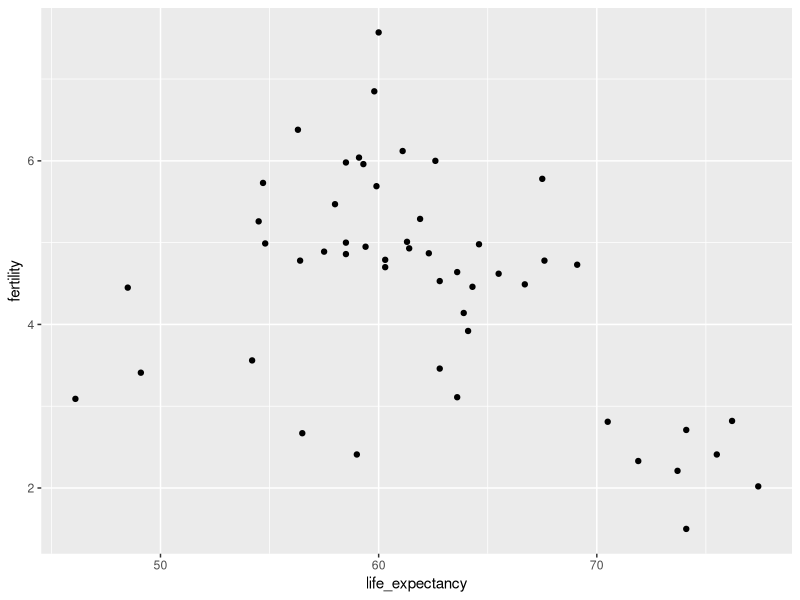

Write the R code that produced this figure.
library(dplyr)
library(ggplot2)
library(dslabs)
data(gapminder)



## fill out the missing parts in filter and aes
gapminder %>% filter(continent == "Africa" & year == 2012) %>%
  ggplot(aes(life_expectancy,fertility)) +
  geom_point()
